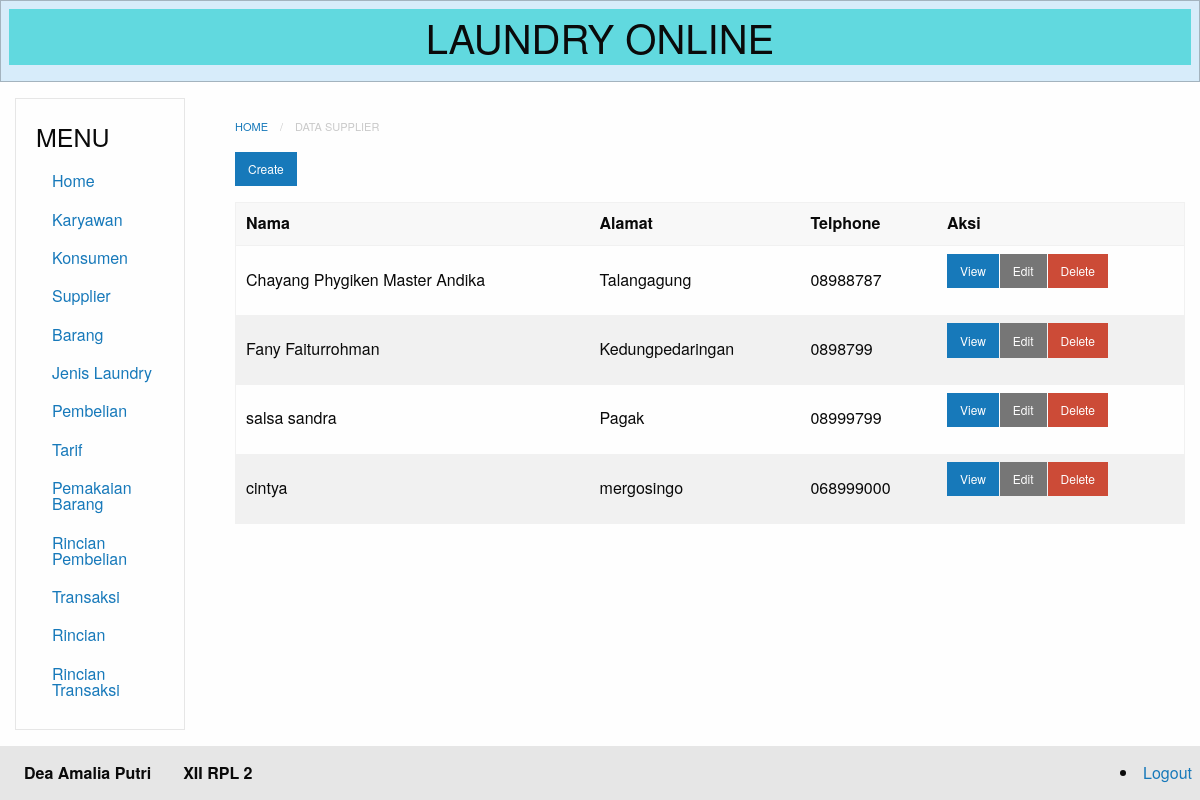
/index.php?module=supplier (signed in), run on the app's committed database.
### tables this page shows
CREATE TABLE `supplier` (
  `id` int(11) NOT NULL,
  `nama` varchar(50) NOT NULL,
  `alamat` varchar(50) NOT NULL,
  `telp` varchar(50) NOT NULL
);

### database.php (called while the page is built, shortened)
<?php
class Database {
	private $db_host = "localhost";
	private $db_user = "root";
	private $db_pass = "";
	private $db_name = "11_deaamaliaputri_laundry";
	var $con = false;
    var $myconn = "";
	var $result = array();
    function __construct() {
        if(!$this->con){
            $this->myconn = new mysqli($this->db_host, $this->db_user, $this->db_pass, $this->db_name);
            if($this->myconn->connect_errno > 0){
                array_push($this->result, $this->myconn->connect_error);
                return false;
            }else{
                $this->myconn->set_charset('utf8');
                $this->con = true;
                return true;
            }
        } else {
            return true;
        }
    }
	public function select($table, $rows = '*', $join = null,$join2 = null , $where = null, $order = null, $limit = null){
		$q = 'SELECT '.$rows.' FROM '.$table;
        if($this->tableExists($table)){
        	$query = $this->myconn->query($q);
			if($query){
				$this->numResults = $query->num_rows;
				for($i = 0; $i < $this->numResults; $i++){
					$r = $query->fetch_array();
                	$key = array_keys($r);
                	for($x = 0; $x < count($key); $x++){
                    	if(!is_int($key[$x])){
                    		if($query->num_rows >= 1){
                    			$this->result[$i][$key[$x]] = $r[$key[$x]];
							}else{
								$this->result[$i][$key[$x]] = null;
							}
						}
					}
				}
				return true;
			}else{
				array_push($this->result, $this->myconn->error);
				return false;
			}
      	}else{
      		return false;
    	}
    }
	private function TableExists($table) {
    	$res = $this->myconn->query('SHOW TABLES LIKE "'.$table.'"');
    	if(isset($res->num_rows)) {
        	return $res->num_rows > 0 ? true : false;
    	} else {
    		array_push($this->result, $table." does not exist in this database");
    		return false;
    	}
	}
    public function getResult(){
        $val = $this->result;
        $this->result = array();
        return $val;
    }
}

### modules/supplier/supplier-index.php (the view)
<nav aria-label="You are here:" role="navigation">
<ul class="breadcrumbs">
  <li><a href="?module=home">Home</a></li>
  <li class="disabled">Data supplier</li>
</ul>
</nav>
  <a href="?module=supplier-create" class="small button">Create</a>
<table>
  <thead>
      <tr>
          <th>Nama</th>
          <th>Alamat</th>
          <th>Telphone</th>
          <th>Aksi</th>
      </tr>
  </thead>
<?php
  require_once("database.php");
  $db=new Database();
  $db->select('supplier', 'id, nama, alamat, telp');
  $res=$db->getResult();
  if(count($res) == 0){ ?>
    <tr>
        <td colspan="8">Tidak ada data yang tersedia </td>
    </tr>
<?php
    }else{
        foreach ($res as &$r){?>
        <tr>
            <td><?php echo $r['nama'] ?></td>
            <td><?php echo $r['alamat'] ?></td>
            <td><?php echo $r['telp'] ?></td>
            <td>
                <div class="small button-group">
                    <a href="?module=supplier-show&id=<?php echo $r['id']; ?>" class=" button">View</a>
                    <a href="?module=supplier-edit&id=<?php echo $r['id']; ?>" class="secondary button">Edit</a>
                    <a href="?module=supplier-delete&id=<?php echo $r['id']; ?>"onClick='return confirm("Apakah yakin menghapus?")' class="alert button">Delete</a>
                </div>
            </td>
        </tr>
<?php
              }
          }
          ?>
</table>

### data on the page
supplier: nama "Chayang Phygiken Master Andika", alamat "Talangagung", telp "08988787"
supplier: nama "Fany Faiturrohman", alamat "Kedungpedaringan", telp "0898799"
supplier: nama "salsa sandra", alamat "Pagak", telp "08999799"
supplier: nama "cintya", alamat "mergosingo", telp "068999000"
